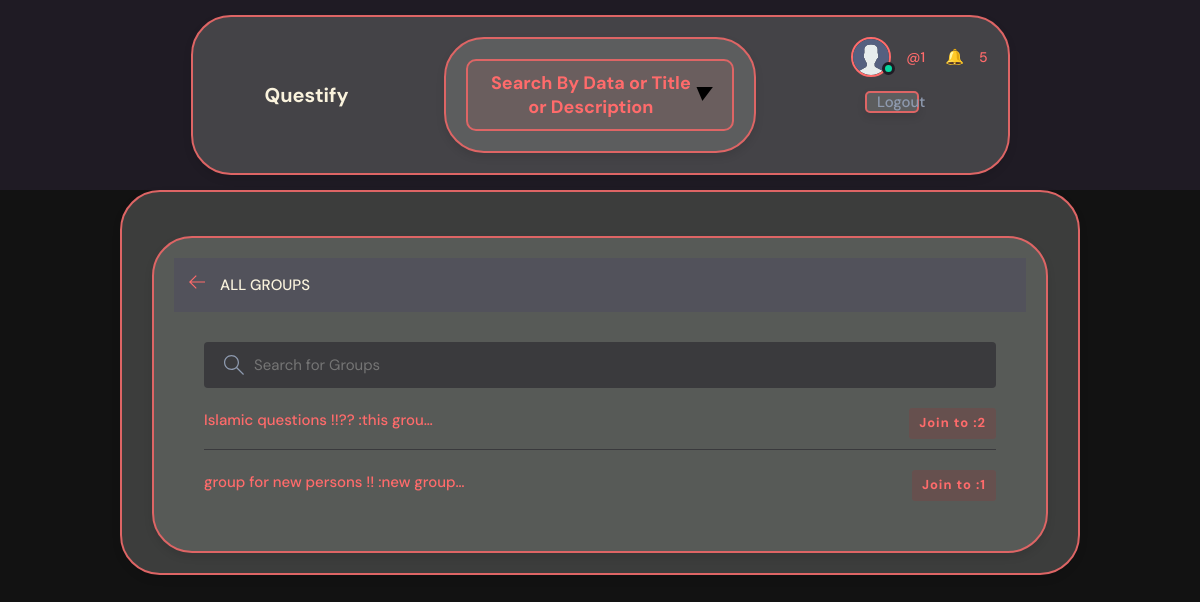
Screenshot of /group/groups/ (signed in) with the database file from the repository.
### group/models.py (models this page shows, shortened)
class Group(models.Model):
    leader          = models.ForeignKey(User,on_delete=models.CASCADE,related_name="Leader",unique=False)
    name            = models.CharField(max_length=50,unique=True)
    bio             = models.TextField(max_length=50,null=True,blank=True)
    created_at      = models.DateTimeField(auto_now=True,auto_created=True,null=True, blank=True)
    members         = models.ManyToManyField(User,blank=True ,related_name="Members",unique=False)
    black_list      = models.ManyToManyField(User,blank=True ,related_name="blacklist",unique=False)
    class Meta:
        get_latest_by =  'created_at'

### group/views.py (the view)
# urls.py: path('groups/',views.group_list,name='group_list'),
@login_required
def group_list(request):
    groups = Group.objects.all().order_by('created_at')
    mygroups=[]
    for group in groups :
        if request.user in group.members.all() :
            mygroups.append(group)
    not_my_groups=[]
    for group in groups :
        if request.user not in group.members.all() :
            not_my_groups.append(group)
    return render(request,'group/groups.html',{'mygroups':mygroups,'groups':groups,'user':request.user})

### project/notification_context.py (called while the page is built)
def notification_view(request):
    if request.user.is_authenticated:
        notifications = Notification.objects.filter(to_user=request.user, is_read=True)
        not_read_notifications = Notification.objects.filter(to_user=request.user , is_read=False)
        count = not_read_notifications.count()
        return {'notification_count': count,"my_notifications": notifications,"not_read_notifications": not_read_notifications}
    else:
        count = 0
    return {'notification_count': count}

### project/time_context.py (called while the page is built)
def get_datetime_now(request):
    year = datetime.date.today().year
    return {'year_now': year}

### group/templates/group/groups.html (shortened to what this page needs)
{% extends "base.html" %}
{% block body %}
<main class="create-room layout">
    <div class="container">
      <div class="container" style=" width: 100%;  border: 2px solid rgb(222, 101, 101);  border-radius: 40px; padding: 20px; background:rgba(137, 142, 137, 0.351);; color: var(--color-dark-light); box-shadow: 0px 4px 8px rgba(0, 0, 0, 0.1);">
        <div class="layout__boxHeader">
          <div class="layout__boxTitle">
            <a href="{{request.META.HTTP_REFERER}}">
              <svg version="1.1" xmlns="http://www.w3.org/2000/svg" width="32" height="32" viewBox="0 0 32 32">
                <title>arrow-left</title>
                <path
                  d="M13.723 2.286l-13.723 13.714 13.719 13.714 1.616-1.611-10.96-10.96h27.625v-2.286h-27.625l10.965-10.965-1.616-1.607z"
                ></path>
              </svg>
            </a>
            <h3>All Groups</h3>
          </div>
        </div>
        <div class="topics-page layout__body">
          <form class="header__search">
            <label>
              <input placeholder="Search for Groups" />
            </label>
          </form>
          <ul class="topics__list">
              {% for group in groups  %}
              {% if user in group.members.all  %}
              <li>
                  <a style="text-decoration: none;" href='{% url "group:group_detail" group.id %}' class="deactive">{{group.name}} :{{group.bio|truncatechars:10}} <span style="background-color: rgba(165, 42, 42, 0.195);">{{group.members.count}}</span></a>
              </li>
              {% else %}
              <li>
                  <a style="text-decoration: none;" href='{% url "group:join_group" group.id %}' class="active">{{group.name}} :{{group.bio|truncatechars:10}} <span style="background-color: rgba(165, 42, 42, 0.195);">Join to :{{group.members.count}}</span></a>
              </li>
                {% endif %}
            {% endfor %}
            </ul>
        </div>
      </div>
    </div>
  </main>
{% endblock body %}

### templates/base.html (shortened to what this page needs)
{% load static %}
<!DOCTYPE html>
<html lang="en">
<head>
  <link rel="stylesheet" href="{% static 'styles/style.css' %}" />
</head>
<body>
  <header class="header header--loggedIn">
    <div class="container" style="width: 70%; border: 2px solid rgb(222, 101, 101); border-radius: 40px; padding: 20px; background: rgba(137, 142, 137, 0.35); color: var(--color-dark-light); box-shadow: 0px 4px 8px rgba(0, 0, 0, 0.1);">
      <a href="/" class="header__logo">
        <img src="{% static 'assets/logo.svg' %}" alt="Questify Logo" />
        <h1>Questify</h1>
      </a>
      {% if request.user.is_authenticated %}
      <div class="container1" style="width: 100%; border: 2px solid rgb(222, 101, 101); border-radius: 40px; padding: 20px; background: rgba(137, 142, 137, 0.35); color: var(--color-dark-light); box-shadow: 0px 4px 8px rgba(0, 0, 0, 0.1); transition: transform 0.3s ease; text-align: center;">
        <button id="toggleButton3" style="background: rgba(222, 101, 101, 0.1); border: 2px solid rgb(222, 101, 101); cursor: pointer; font-size: 1.2em; padding: 10px 20px; border-radius: 10px; display: inline-flex; align-items: center; transition: background-color 0.3s ease, box-shadow 0.3s ease;">
          <span style="flex-grow: 1; color: var(--color-main); font-weight: bold;">Search By Data or Title or Description</span>
          <i id="toggleIcon" style="font-size: 1em; transition: transform 0.3s ease;">&#9660;</i>
        </button>
      </div>
      {% endif %}
      <nav class="header__menu">
        {% if request.user.is_authenticated %}
        <div class="header__user">
          <a href="{% url 'accounts:profile' request.user.username %}">
            <div class="avatar avatar--medium active">
              <img src="{% static 'assets/avatar.svg' %}" alt="User Avatar" />
            </div>
            <p>{{ request.user.first_name }} <span>@{{ request.user.username }}</span></p>
          </a>
          <div class="notification-container">
            <a href="/notification/">🔔
              {% if notification_count > 0 %}
              <span style="color: ff6b6b;">{{ notification_count }}</span>
              {% else %}
              <span style="color: ff6b6b;">0</span>
              {% endif %}
            </a>
          </div>
        </div>
        <div class="container" style="width: 40%; border: 2px solid rgb(222, 101, 101); border-radius: 5px;  ; margin:10%;background: rgba(137, 142, 137, 0.35); color: var(--color-dark-light); box-shadow: 0px 4px 8px rgba(0, 0, 0, 0.1);">
        <a href="{% url 'accounts:logout' %}">
          <p>Logout</p>
        </a>
      </div>
        {% else %}
        <a href="{% url 'accounts:login' %}">
          <img src="{% static 'assets/avatar.svg' %}" alt="Default Avatar" />
          <p>Account</p>
        </a>
        {% endif %}
      </nav>
    </div>
  </header>
</body>
<div class="container" style="width: 80%; border: 2px solid rgb(222, 101, 101); border-radius: 40px; padding: 20px; background: rgba(137, 142, 137, 0.35); color: var(--color-dark-light); box-shadow: 0px 4px 8px rgba(0, 0, 0, 0.1);">
{% block body %}
{% endblock body %}
</div>
</html>

### static/styles/style.css (style rules this page uses)
:root { --color-main: #ff6b6b; --color-main-light: #ffe66d; --color-dark: #1f1b24; --color-dark-medium: #3a3a3d; --color-dark-light: #52525b; --color-light: #faf3dd; --color-gray: #8e9aaf; --color-light-gray: #c9c9c9; --color-bg: #121212; --color-success: #06d6a0; --color-error: #ef476f; }
* { font-family: "DM Sans", -apple-system, BlinkMacSystemFont, "Segoe UI", Roboto, Oxygen, Ubuntu, Cantarell, "Open Sans", "Helvetica Neue", sans-serif; margin: 0; padding: 0; box-sizing: border-box; text-rendering: optimizeLegibility; font-size: inherit; }
html { font-size: 56.25%; }
@media only screen and (min-width: 1200px) { html { font-size: 62.5%; } }
body { line-height: 1.6; font-weight: 400; font-size: 1.5rem; color: var(--color-light-gray); background-color: var(--color-bg); min-height: 100vh; }
img { width: 100%; }
a { display: inline-block; color: var(--color-main); text-decoration: none; }
.container { max-width: 1200rem; width: 100%; margin: 0 auto; padding: 0rem 1rem; }
.avatar { position: relative; display: inline-block; border-radius: 50%; border: 2px solid var(--color-main); }
.avatar img { display: block; border-radius: 50%; object-fit: cover; object-position: center; }
.avatar::after { content: ""; display: block; position: absolute; background-color: var(--color-gray); z-index: 111; border-radius: 50%; border: 0.3rem solid var(--color-dark); }
.avatar.active::after { background-color: var(--color-success); }
.avatar.avatar--medium img { width: 3.6rem; height: 3.6rem; border-radius: 50%; }
.avatar.avatar--medium:after { width: 0.7rem; height: 0.7rem; bottom: 0px; right: -6px; }
.header { padding: 1.5rem; background-color: var(--color-dark); }
.header > .container { display: flex; gap: 9.5rem; }
.header__logo, .header__user { display: flex; gap: 2rem; align-items: center; }
.header__logo > img { height: 3.2rem; width: 3.2rem; }
.header__logo > h1 { font-weight: 700; font-size: 2rem; color: var(--color-light); }
.header__search > label { background-color: var(--color-dark-medium); padding: 1.3rem 1rem; display: flex; align-items: center; gap: 1rem; border-radius: 4px; }
.header__search svg { fill: var(--color-gray); width: 2rem; height: 2rem; margin-left: 1rem; }
.header__search input { width: 15rem; background: transparent; border: none; outline: none; color: var(--color-light); }
.header__menu { margin-left: auto; position: relative; }
.header__menu a { display: flex; gap: 1.5rem; align-items: center; font-weight: 500; text-decoration: none; color: var(--color-gray); }
.header__menu img { height: 3.6rem; }
.header__menu p { line-height: 1.2; }
.header__menu span { color: var(--color-main); font-weight: 500; font-size: 1.4rem; display: block; }
.layout { margin-top: 2.4rem; }
.layout > .container { display: flex; justify-content: space-between; align-items: flex-start; }
.layout__boxHeader { display: flex; padding: 1.5rem; background-color: var(--color-dark-light); }
.layout__boxTitle { display: flex; gap: 1.5rem; align-items: center; }
.layout__boxTitle h3 { text-transform: uppercase; font-weight: 500; color: var(--color-light); }
.layout__boxTitle svg { width: 1.6rem; height: 1.6rem; fill: var(--color-main); }
.layout__body { margin: 3rem; }
.topics__list { list-style: none; }
.topics__list li a { display: flex; justify-content: space-between; margin-bottom: 3rem; font-weight: 500; color: var(--color-light-gray); transition: all 0.3s ease-in-out; }
.topics__list li a.active, .topics__list li a:hover { color: var(--color-main); }
.topics__list li a span { padding: 0.5rem 1rem; background-color: var(--color-dark); border-radius: 3px; font-size: 1.3rem; font-weight: 700; letter-spacing: 1px; }
.topics-page .topics__list li:not(:last-child) a { margin: 2rem 0; padding-bottom: 1rem; text-decoration: none; border-bottom: 1px solid var(--color-dark-medium); }
.topics-page .header__search { display: block; }
.notification-container { position: relative; }
* { margin: 0; padding: 0; box-sizing: border-box; }
.header__search { margin-bottom: 20px; }
#toggleButton3 { background: rgba(222, 101, 101, 0.1); border: 2px solid rgb(222, 101, 101); cursor: pointer; font-size: 1.2em; padding: 10px 20px; border-radius: 10px; display: flex; align-items: center; transition: background-color 0.3s ease, box-shadow 0.3s ease; }
#toggleButton3 span { flex-grow: 1; color: var(--color-main); font-weight: bold; }
#toggleIcon { font-size: 1.5em; transition: transform 0.3s ease; }

### rows the page displays
Group: name "Islamic questions !!??", bio "this grou…", members.count "2"
Group: name "group for new persons !!", bio "new group…", members.count "1"

### other values shown
{{ request.user.username }} "1"
{{ notification_count }} "5"
